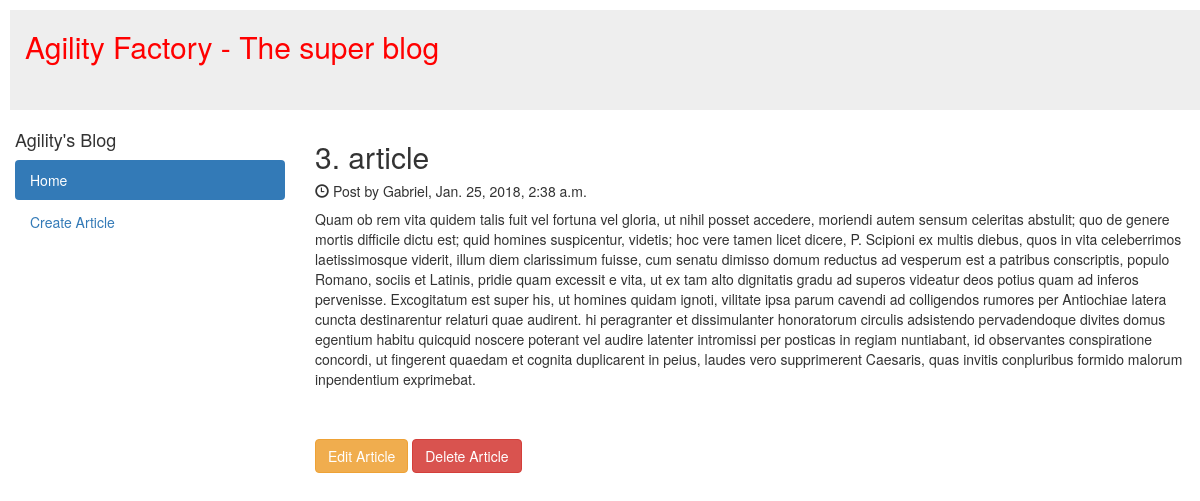
The app's page /articles/detail/7 with its own data.
### articles/models.py (models this page shows, shortened)
class Articles(models.Model):
    title = models.CharField(max_length=255)
    description = models.TextField()
    author = models.CharField(max_length=255)
    created_at = models.DateTimeField(auto_now_add=True)
    updated_at = models.DateTimeField(auto_now=True)

### articles/views.py (the view)
# urls.py: url(r'^detail/(?P<pk>\d+)$', views.article_detail, name='article_detail'),
def article_detail(request, pk):
    article = Articles.objects.get(pk=pk)
    context = {'article': article}
    return render(request, 'articles/DetailArticle.html', context)

### articles/templates/articles/DetailArticle.html
{% extends 'articles/base.html' %}
{% block content %}
    <h2>{{ article.title }}</h2>
    <h5><span class="glyphicon glyphicon-time"></span> Post by {{ article.author }}, {{ article.created_at }}</h5>
    <p>{{ article.description}}</p>
    <br><br>
    <a href="{% url 'articles:article_edit' article.pk %}" class="btn btn-warning">Edit Article</a>
    <a href="#" class="btn btn-danger">Delete Article</a>
{% endblock %}

### records on screen
Articles: title "3. article", author "Gabriel", created_at "Jan. 25, 2018, 2:38 a.m.", description "Quam ob rem vita quidem talis fuit vel fortuna vel gloria, ut nihil posset accedere, moriendi autem sensum celeritas abstulit; quo de genere mortis difficile dictu est; quid homines suspicentur, videtis; hoc vere tamen licet dicere, P. Scipioni ex multis diebus, quos in vita celeberrimos laetissimosque viderit, illum diem clarissimum fuisse, cum senatu dimisso domum reductus ad vesperum est a patribus conscriptis, populo Romano, sociis et Latinis, pridie quam excessit e vita, ut ex tam alto dignitatis gradu ad superos videatur deos potius quam ad inferos pervenisse. Excogitatum est super his, ut homines quidam ignoti, vilitate ipsa parum cavendi ad colligendos rumores per Antiochiae latera…"
